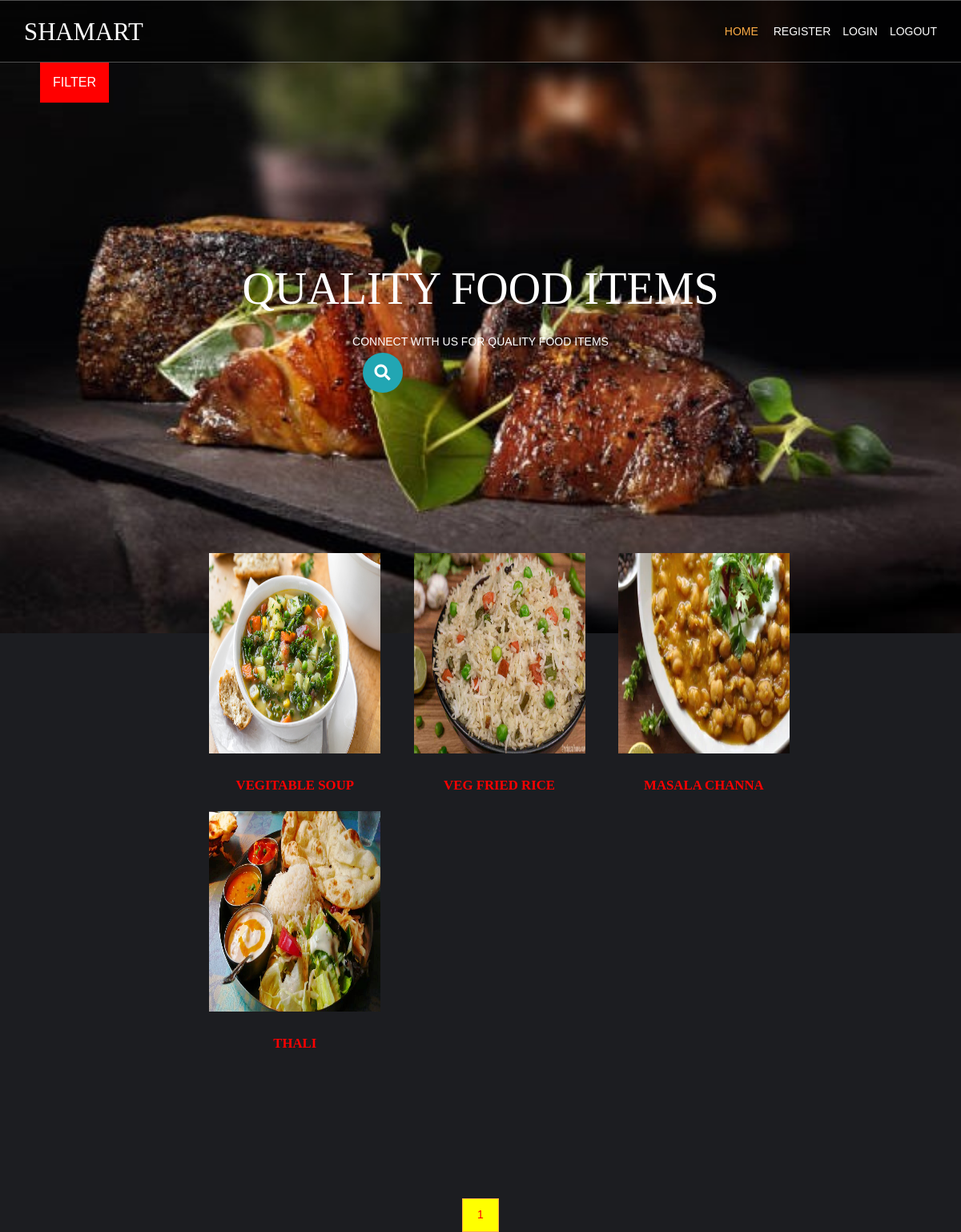
Screenshot of /vegitables/ with the database file from the repository.
### shamart/models.py (models this page shows, shortened)
class products(models.Model):
    name=models.CharField(max_length=200,unique=True)
    slug=models.SlugField(max_length=200,unique=True)
    img=models.ImageField(upload_to='product')
    desc=models.TextField()
    stock=models.IntegerField()
    available=models.BooleanField()
    price=models.IntegerField()
    categ=models.ForeignKey(category,on_delete=models.CASCADE)
    def get_url(self):
        return reverse('details',args=[self.categ.slug,self.slug])

### shamart/views.py (the view)
# urls.py: path('',views.home,name='home'),
def home(request,c_slug=None):
    c_page=None
    prodt=None
    if c_slug!=None:
        c_page=get_object_or_404(category,slug=c_slug)
        prodt=products.objects.filter(categ=c_page,available=True)
    else:
        prodt=products.objects.all().filter(available=True)
    cat=category.objects.all()
    paginator=Paginator(prodt,6)
    try:
        page=int(request.GET.get('page','1'))
    except:
        page=1
    try:
        pro=paginator.page(page)
    except(EmptyPage,InvalidPage):
        pro=paginator.page(paginator.num_pages)
    return render(request,"home.html",{'ct':cat,'prod':prodt,'pg':pro})

### shamart/models.py (called while the page is built)
    def get_url(self):
        return reverse('prod_cat',args=[self.slug])

### templates/home.html (shortened to what this page needs)
<!DOCTYPE html>
{% extends 'base.html' %}
{% load static %}
{% block content %}
<html lang="">
<head>
<link href="{% static 'layout/styles/layout.css' %}" rel="stylesheet" type="text/css" media="all">
</head>
<body id="top">
<div class="abcd" style="background-image:url({% static 'images/demo/backgrounds/bg1.jpg' %})">
     <div class="dropdown" >
                <button class="dropbtn">FILTER</button>
     </div>
  <div id="pageintro" class="hoc clear" >
    <article>
      <h3 class="heading">QUALITY FOOD ITEMS</h3>
      <p>CONNECT WITH US FOR QUALITY FOOD ITEMS</p>
      <form action="{%url 'search' %}" method="get">
<div class="search-box">
    <button class="btn-search"><i class="fas fa-search"></i></button>
    <input type="text" class="input-search"  name="q" placeholder="Type to Search...">
  </div>
</form>
    </article>
  </div>
</div>
<div class="wrapper row9" style="padding-left: 220px;background-color:dark;">
  <main class="hoc container clear" >
    <section id="introblocks" >
      <ul class="nospace group btmspace-80">
{% for i in pg.object_list %}
        <li class="one_quarter" >
          <figure><a class="imgover" href="{{i.get_url}}"><img src="{{i.img.url}}" style="height:250px; width:600px;" alt=""></a>
            <figcaption>
              <h6 class="heading" style="color:red;">{{i.name}}</h6><br>
            </figcaption>
          </figure>
        </li>
{% endfor %}
      </ul>
    </section>
</main>
</div>
   <center>
      <div >
      {% for p in pg.paginator.page_range %}
           <a href="?page={{p}}"  class="btn btn-light btn-sm{% if pg.number == p %} activate {% endif %}" style="color:red;background-color:yellow;">{{p}}</a>
      {% endfor %}
          </div>
      </center>
</body>
</html>
{% endblock %}

### static/layout/styles/layout.css (style rules this page uses)
#pageintro { padding:200px 0 300px; }
#pageintro article, #pageintro article p { display:block; max-width:75%; margin:0 auto; text-align:center; }
#pageintro article p { max-width:65%; line-height:2rem; }
#pageintro .heading { margin-bottom:20px; font-size:4rem; }
.container { padding:80px 0; }
#introblocks { display:block; position:relative; margin:-180px 0 0 0; z-index:1; text-align:center; }
#introblocks figure figcaption { display:block; padding:30px 0 0 0; text-align:center; }
#introblocks figure figcaption .heading { font-size:1.2rem; font-weight:700; margin-bottom:0; }
*, *::before, *::after { transition:all .3s ease-in-out; }
body { color:#A5A6AA; background-color:#1C1D21; }
a { color:#FBAB45; }
.btn, .btn.inverse:hover { color:#FFFFFF; background-color:#FBAB45; border-color:#FBAB45; }
.imgover, .imgover:hover::after { color:#FFFFFF; }
#pageintro { color:#FFFFFF; }
@media screen and (min-width:1140px) { .hoc { max-width:1140px; } }

### static/layout/styles/framework.css (style rules this page uses)
html { overflow-y:scroll; overflow-x:hidden; }
html, body { margin:0; padding:0; font-size:14px; line-height:1.6em; }
*, *::before, *::after { box-sizing:border-box; }
.nospace { margin:0; padding:0; list-style:none; }
.btn { display:inline-block; padding:8px 18px 10px; text-transform:uppercase; border:1px solid; }
.clear, .group { display:block; }
.clear::before, .clear::after, .group::before, .group::after { display:table; content:""; }
.clear, .clear::after, .group, .group::after { clear:both; }
a { outline:none; text-decoration:none; }
img { width:auto; max-width:100%; height:auto; margin:0; padding:0; border:none; line-height:normal; vertical-align:middle; }
.imgover { display:inline-block; position:relative; max-width:100%; }
.imgover::before, .imgover::after { display:block; position:absolute; content:""; text-align:center; opacity:0; }
.imgover::before { top:0; right:0; bottom:0; left:0; }
.imgover::after { top:50%; left:50%; width:50px; height:50px; line-height:50px; margin:-25px 0 0 -25px; font-family:"Font Awesome\ 5 Free"; font-weight:900; content:"\f067"; font-size:28px; }
body, input, textarea, select { font-family:Verdana, Geneva, sans-serif; }
h1, h2, h3, h4, h5, h6, .heading { font-family:Georgia, "Times New Roman", Times, serif; }
form, fieldset, legend { margin:0; padding:0; border:none; }
label, input, textarea, select, button { display:block; resize:none; outline:none; color:inherit; font-size:inherit; font-family:inherit; vertical-align:middle; }
::placeholder { opacity:1; }
h1, h2, h3, h4, h5, h6, .heading { margin:0 0 20px 0; font-size:1.4rem; line-height:normal; font-weight:normal; text-transform:uppercase; }
.wrapper { display:block; position:relative; width:100%; margin:0; padding:0; text-align:left; word-wrap:break-word; }
.hoc { display:block; margin:0 auto; }
address, article, aside, figcaption, figure, footer, header, main, nav, section { display:block; margin:0; padding:0; }
.one_half, .one_third, .two_third, .one_quarter, .two_quarter, .three_quarter { display:inline-block; float:left; margin:0 0 0 4.21052%; list-style:none; }
.one_quarter { width:21.8421%; }
.btmspace-80 { margin-bottom:80px; }

### templates/home.html (style rules this page uses)
.abcd { height:100%; background_position: center; background-repeat:no-repeat; background-size:cover; }
.dropbtn { background-color: red; color: white; padding: 16px; font-size: 16px; border: none; cursor: pointer; }
.dropdown { position: relative; display: inline-block; padding-left: 50px; }
.search-box { width: fit-content; height: fit-content; position: relative; }
.input-search { margin-left:280px; height: 50px; width: 50px; border-style: none; padding: 10px; font-size: 18px; letter-spacing: 2px; outline: none; border-radius: 25px; transition: all .5s ease-in-out; background-color: #22a6b3; padding-right: 40px; color:#fff; }
.input-search::placeholder { color:rgba(255,255,255,.5); font-size: 18px; letter-spacing: 2px; font-weight: 100; }
.btn-search { width: 50px; height: 50px; border-style: none; font-size: 20px; font-weight: bold; outline: none; cursor: pointer; border-radius: 50%; position: absolute; right: 0px; color:#ffffff ; background-color:transparent; pointer-events: painted; }

### rows the page displays
products: img (picture), name "VEGITABLE SOUP"
products: img (picture), name "VEG FRIED RICE"
products: img (picture), name "MASALA CHANNA"
products: img (picture), name "THALI"

### other values shown
{{ p }} "1"
